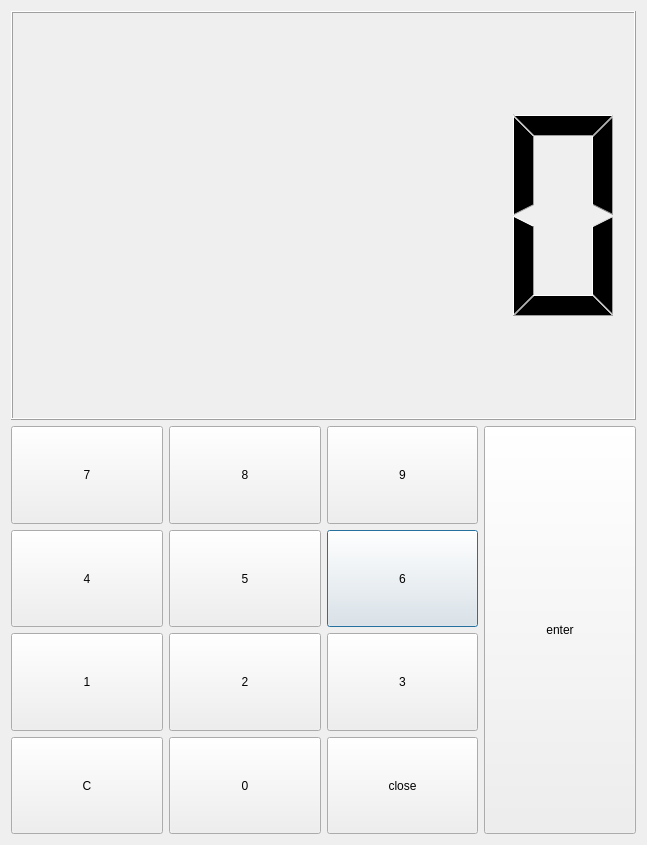
<?xml version="1.0" encoding="UTF-8"?>
<ui version="4.0">
 <class>keypadR</class>
 <widget class="QDialog" name="keypadR">
  <property name="geometry">
   <rect>
    <x>0</x>
    <y>0</y>
    <width>647</width>
    <height>845</height>
   </rect>
  </property>
  <property name="windowTitle">
   <string>Dialog</string>
  </property>
  <layout class="QGridLayout" name="gridLayout_2">
   <item row="0" column="0">
    <layout class="QVBoxLayout" name="verticalLayout">
     <item>
      <widget class="QLCDNumber" name="lcdDisplay"/>
     </item>
     <item>
      <layout class="QGridLayout" name="gridLayout">
       <item row="1" column="2">
        <widget class="QPushButton" name="pushButton_num_6">
         <property name="sizePolicy">
          <sizepolicy hsizetype="Preferred" vsizetype="Preferred">
           <horstretch>0</horstretch>
           <verstretch>0</verstretch>
          </sizepolicy>
         </property>
         <property name="text">
          <string>6</string>
         </property>
        </widget>
       </item>
       <item row="2" column="2">
        <widget class="QPushButton" name="pushButton_num_3">
         <property name="sizePolicy">
          <sizepolicy hsizetype="Preferred" vsizetype="Preferred">
           <horstretch>0</horstretch>
           <verstretch>0</verstretch>
          </sizepolicy>
         </property>
         <property name="text">
          <string>3</string>
         </property>
        </widget>
       </item>
       <item row="3" column="0">
        <widget class="QPushButton" name="pushButton_clear">
         <property name="sizePolicy">
          <sizepolicy hsizetype="Preferred" vsizetype="Preferred">
           <horstretch>0</horstretch>
           <verstretch>0</verstretch>
          </sizepolicy>
         </property>
         <property name="text">
          <string>C</string>
         </property>
        </widget>
       </item>
       <item row="0" column="3" rowspan="4">
        <widget class="QPushButton" name="pushButton_enter">
         <property name="sizePolicy">
          <sizepolicy hsizetype="Minimum" vsizetype="Preferred">
           <horstretch>0</horstretch>
           <verstretch>0</verstretch>
          </sizepolicy>
         </property>
         <property name="text">
          <string>enter</string>
         </property>
        </widget>
       </item>
       <item row="1" column="1">
        <widget class="QPushButton" name="pushButton_num_5">
         <property name="sizePolicy">
          <sizepolicy hsizetype="Preferred" vsizetype="Preferred">
           <horstretch>0</horstretch>
           <verstretch>0</verstretch>
          </sizepolicy>
         </property>
         <property name="text">
          <string>5</string>
         </property>
        </widget>
       </item>
       <item row="3" column="1">
        <widget class="QPushButton" name="pushButton_num_0">
         <property name="sizePolicy">
          <sizepolicy hsizetype="Preferred" vsizetype="Preferred">
           <horstretch>0</horstretch>
           <verstretch>0</verstretch>
          </sizepolicy>
         </property>
         <property name="text">
          <string>0</string>
         </property>
        </widget>
       </item>
       <item row="0" column="2">
        <widget class="QPushButton" name="pushButton_num_9">
         <property name="sizePolicy">
          <sizepolicy hsizetype="Preferred" vsizetype="Preferred">
           <horstretch>0</horstretch>
           <verstretch>0</verstretch>
          </sizepolicy>
         </property>
         <property name="text">
          <string>9</string>
         </property>
        </widget>
       </item>
       <item row="2" column="0">
        <widget class="QPushButton" name="pushButton_num_1">
         <property name="sizePolicy">
          <sizepolicy hsizetype="Preferred" vsizetype="Preferred">
           <horstretch>0</horstretch>
           <verstretch>0</verstretch>
          </sizepolicy>
         </property>
         <property name="text">
          <string>1</string>
         </property>
        </widget>
       </item>
       <item row="2" column="1">
        <widget class="QPushButton" name="pushButton_num_2">
         <property name="sizePolicy">
          <sizepolicy hsizetype="Preferred" vsizetype="Preferred">
           <horstretch>0</horstretch>
           <verstretch>0</verstretch>
          </sizepolicy>
         </property>
         <property name="text">
          <string>2</string>
         </property>
        </widget>
       </item>
       <item row="0" column="0">
        <widget class="QPushButton" name="pushButton_num_7">
         <property name="sizePolicy">
          <sizepolicy hsizetype="Preferred" vsizetype="Preferred">
           <horstretch>0</horstretch>
           <verstretch>0</verstretch>
          </sizepolicy>
         </property>
         <property name="text">
          <string>7</string>
         </property>
        </widget>
       </item>
       <item row="1" column="0">
        <widget class="QPushButton" name="pushButton_num_4">
         <property name="sizePolicy">
          <sizepolicy hsizetype="Preferred" vsizetype="Preferred">
           <horstretch>0</horstretch>
           <verstretch>0</verstretch>
          </sizepolicy>
         </property>
         <property name="text">
          <string>4</string>
         </property>
        </widget>
       </item>
       <item row="3" column="2">
        <widget class="QPushButton" name="pushButton_close">
         <property name="sizePolicy">
          <sizepolicy hsizetype="Preferred" vsizetype="Preferred">
           <horstretch>0</horstretch>
           <verstretch>0</verstretch>
          </sizepolicy>
         </property>
         <property name="text">
          <string>close</string>
         </property>
        </widget>
       </item>
       <item row="0" column="1">
        <widget class="QPushButton" name="pushButton_num_8">
         <property name="sizePolicy">
          <sizepolicy hsizetype="Preferred" vsizetype="Preferred">
           <horstretch>0</horstretch>
           <verstretch>0</verstretch>
          </sizepolicy>
         </property>
         <property name="text">
          <string>8</string>
         </property>
        </widget>
       </item>
      </layout>
     </item>
    </layout>
   </item>
  </layout>
 </widget>
 <resources/>
 <connections/>
</ui>
